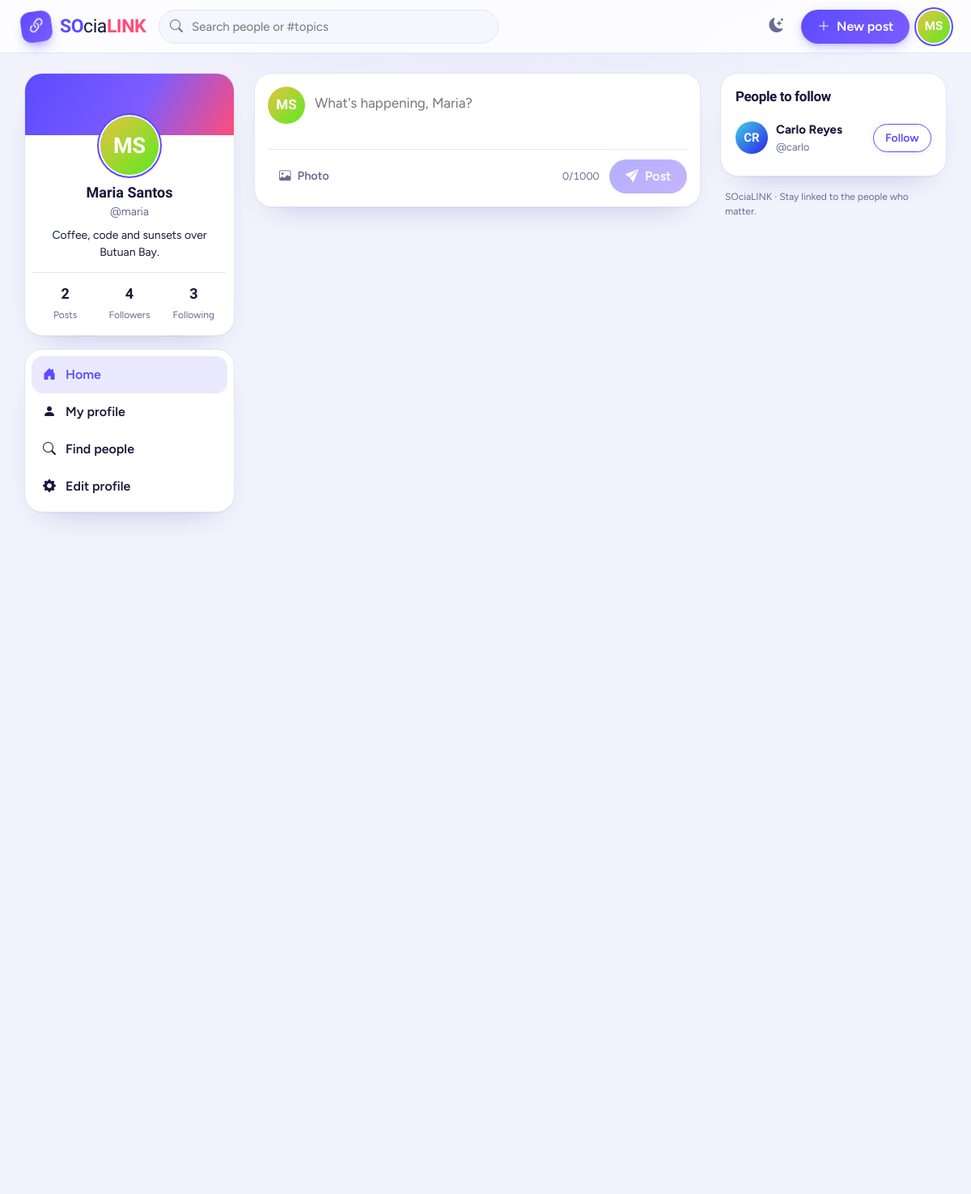
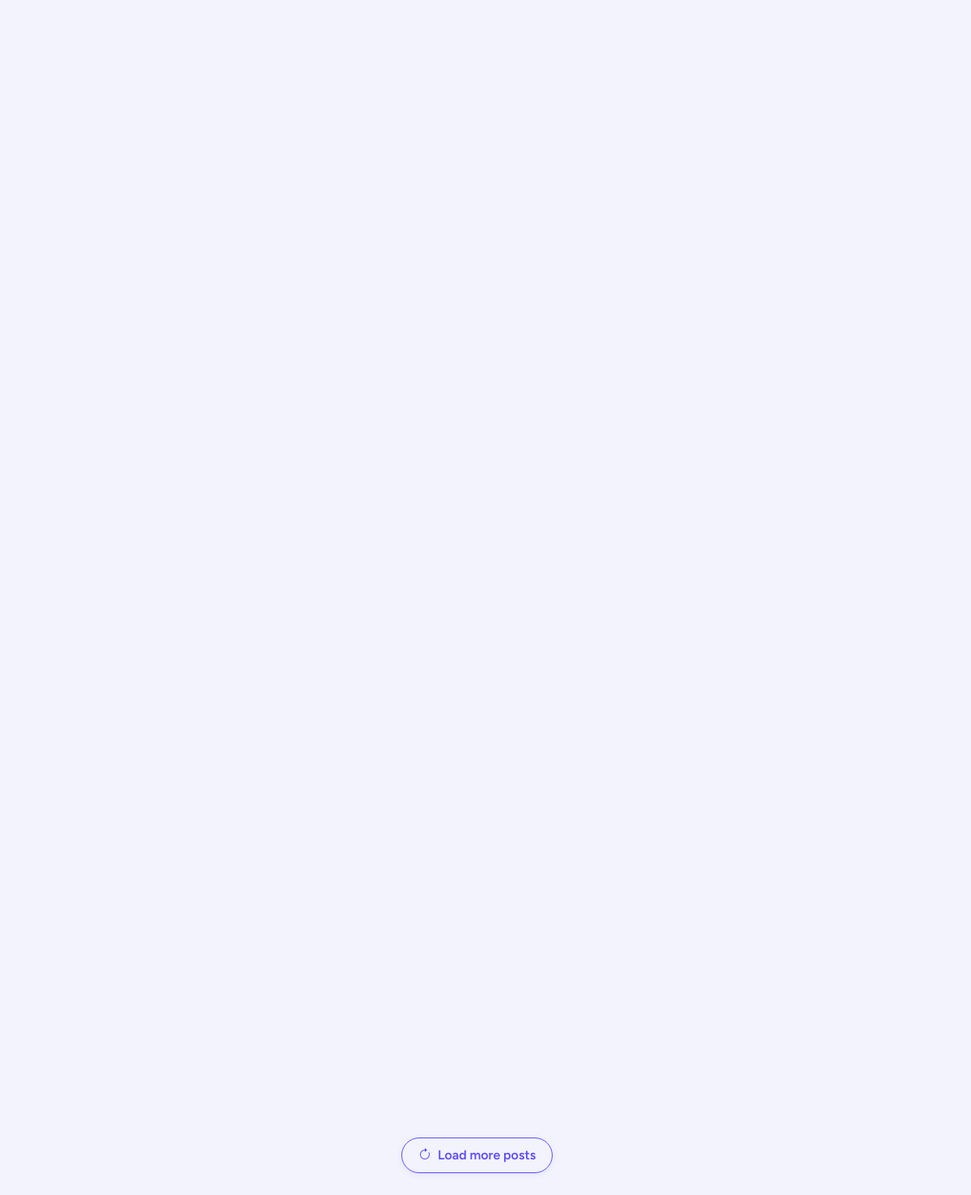
Page /public/index.php?r=feed/index (signed in) on the committed database (2 pictures, top to bottom).
### tables this page shows
CREATE TABLE users (
    id            INT UNSIGNED  NOT NULL AUTO_INCREMENT,
    username      VARCHAR(20)   NOT NULL,
    password      VARCHAR(255)  NOT NULL,               
    full_name     VARCHAR(60)   NOT NULL,
    bio           VARCHAR(200)  NOT NULL DEFAULT '',
    profile_image VARCHAR(255)  NULL DEFAULT NULL,
    cover_image   VARCHAR(255)  NULL DEFAULT NULL,
    created_at    TIMESTAMP     NOT NULL DEFAULT CURRENT_TIMESTAMP,
    PRIMARY KEY (id),
    UNIQUE KEY uq_users_username (username),
    FULLTEXT KEY ft_users_name (full_name, username),
    CONSTRAINT chk_users_username CHECK (CHAR_LENGTH(username) >= 3)
);

### app/core/Controller.php (called while the page is built, shortened)
<?php
abstract class Controller
{
    protected function render(string $view, array $data = [], string $title = ''): void
    {
        $data['pageTitle'] = $title !== '' ? $title . ' · ' . APP_NAME : APP_NAME;
        $data['currentUser'] = $this->currentUser();
        extract($data, EXTR_SKIP);
        require APP_PATH . '/views/layouts/header.php';
        require APP_PATH . '/views/' . $view . '.php';
        require APP_PATH . '/views/layouts/footer.php';
    }
    protected function currentUser(): ?array
    {
        static $user = false;
        if ($user === false) {
            $user = is_logged_in() ? (new UserModel())->findById(auth_id()) : null;
        }
        return $user;
    }
    protected function requireLogin(): void
    {
        if (!$this->currentUser()) {
            if ($this->wantsJson()) {
                $this->json(['ok' => false, 'message' => 'Please log in first.'], 401);
            }
            flash('warning', 'Please log in to continue.');
            redirect(url('auth/login'));
        }
    }
}

### app/controllers/FeedController.php (called while the page is built, shortened)
<?php
class FeedController extends Controller
{
    public function index(): void
    {
        $this->requireLogin();
        $me = $this->currentUser();
        $posts = (new PostModel())->feed((int)$me['id'], POSTS_PER_PAGE + 1, 0);
        $hasMore = count($posts) > POSTS_PER_PAGE;
        $posts = $this->withComments(array_slice($posts, 0, POSTS_PER_PAGE));
        $users = new UserModel();
        $this->render('feed/index', [
            'posts'       => $posts,
            'hasMore'     => $hasMore,
            'suggestions' => $users->suggestions((int)$me['id'], 5),
            'stats'       => $users->stats((int)$me['id']),
        ], 'Home');
    }
}

### public/index.php (called while the page is built, shortened)
<?php
require APP_PATH . '/core/helpers.php';
spl_autoload_register(function (string $class) {
    foreach (['core', 'models', 'controllers'] as $dir) {
        $file = APP_PATH . '/' . $dir . '/' . $class . '.php';
        if (is_file($file)) {
            return;
        }
    }
});
$route = trim((string)($_GET['r'] ?? ''), '/');
[$name, $action, $param] = array_pad(explode('/', $route, 3), 3, null);
$action = $action ?: 'index';
try {
    $controller = new $controllers[$name]();
    $controller->$action($param !== null ? rawurldecode($param) : null);
} catch (PDOException $e) {
    error_log('[SOciaLINK] ' . $e->getMessage());
    http_response_code(500);
    error_page(
        'Database not reachable',
        'SOciaLINK could not talk to MySQL. Start MySQL, import <code>sql/social_app.sql</code> and check <code>config/database.php</code>.',
        true
    );
} catch (RuntimeException $e) {
    http_response_code(404);
    error_page('Page not found', 'The page you are looking for does not exist.', false);
} catch (Throwable $e) {
    error_log('[SOciaLINK] ' . $e->getMessage());
    http_response_code(500);
    error_page('Something went wrong', 'An unexpected error occurred. Please go back and try again.', true);
}

### config/database.php (called while the page is built)
<?php
return [
    'host'    => '127.0.0.1',
    'port'    => 3306,
    'dbname'  => 'socialink',
    'user'    => 'root',
    'pass'    => '',
    'charset' => 'utf8mb4',
];

### app/core/Database.php (called while the page is built, shortened)
<?php
class Database
{
    private static ?PDO $pdo = null;
    public static function connection(): PDO
    {
        if (self::$pdo === null) {
            $c = require ROOT_PATH . '/config/database.php';
            $dsn = "mysql:host={$c['host']};port={$c['port']};dbname={$c['dbname']};charset={$c['charset']}";
            self::$pdo = new PDO($dsn, $c['user'], $c['pass'], [
                PDO::ATTR_ERRMODE            => PDO::ERRMODE_EXCEPTION,
                PDO::ATTR_DEFAULT_FETCH_MODE => PDO::FETCH_ASSOC,
                PDO::ATTR_EMULATE_PREPARES   => false,
                PDO::MYSQL_ATTR_INIT_COMMAND => "SET time_zone = '+08:00'",
            ]);
        }
        return self::$pdo;
    }
    public static function query(string $sql, array $params = []): PDOStatement
    {
        $stmt = self::connection()->prepare($sql);
        $i = 1;
        foreach ($params as $value) {
            if (is_int($value)) {
                $stmt->bindValue($i, $value, PDO::PARAM_INT);
            } elseif ($value === null) {
                $stmt->bindValue($i, null, PDO::PARAM_NULL);
            } else {
                $stmt->bindValue($i, (string)$value, PDO::PARAM_STR);
            }
            $i++;
        }
        $stmt->execute();
        return $stmt;
    }
}

### app/models/UserModel.php (called while the page is built, shortened)
<?php
class UserModel
{
    public function findById(int $id): ?array
    {
        $row = Database::query('SELECT * FROM users WHERE id = ?', [$id])->fetch();
        return $row ?: null;
    }
    public function suggestions(int $viewerId, int $limit = 5): array
    {
        return Database::query(
            'SELECT u.id, u.username, u.full_name, u.profile_image,
                    (SELECT COUNT(*) FROM follows f WHERE f.following_id = u.id) AS followers
             FROM users u
             WHERE u.id <> ?
               AND u.id NOT IN (SELECT following_id FROM follows WHERE follower_id = ?)
             ORDER BY followers DESC, u.id DESC
             LIMIT ?',
            [$viewerId, $viewerId, $limit]
        )->fetchAll();
    }
    public function stats(int $userId): array
    {
        $row = Database::query(
            'SELECT
                (SELECT COUNT(*) FROM posts   WHERE user_id = ?)      AS posts,
                (SELECT COUNT(*) FROM follows WHERE following_id = ?) AS followers,
                (SELECT COUNT(*) FROM follows WHERE follower_id = ?)  AS following',
            [$userId, $userId, $userId]
        )->fetch();
        return array_map('intval', $row);
    }
}

### app/models/PostModel.php (called while the page is built, shortened)
<?php
class PostModel
{
    public function feed(int $viewerId, int $limit, int $offset): array
    {
        return Database::query(
            self::SELECT . ' ORDER BY p.created_at DESC, p.id DESC LIMIT ? OFFSET ?',
            [$viewerId, $limit, $offset]
        )->fetchAll();
    }
}

### app/core/helpers.php (shortened to what this page needs)
<?php
function e($value): string
{
    return htmlspecialchars((string)$value, ENT_QUOTES | ENT_SUBSTITUTE, 'UTF-8');
}
function url(string $route = '', array $params = []): string
{
    $q = $route !== '' ? ['r' => $route] + $params : $params;
    return BASE_URL . '/index.php' . ($q ? '?' . http_build_query($q) : '');
}
function auth_id(): ?int
{
    return isset($_SESSION['user_id']) ? (int)$_SESSION['user_id'] : null;
}
function is_logged_in(): bool
{
    return auth_id() !== null;
}
function avatar_html(?string $image, string $name, int $seed, int $size = 44, string $extra = ''): string
{
    $style = 'width:' . $size . 'px;height:' . $size . 'px;';
    $parts = preg_split('/\s+/', trim($name));
    $initials = '';
    foreach (array_slice($parts, 0, 2) as $p) {
        $initials .= mb_strtoupper(mb_substr($p, 0, 1));
    }
    $h1 = ($seed * 47) % 360;
    $h2 = ($h1 + 55) % 360;
    $style .= 'font-size:' . round($size * 0.38) . 'px;background:linear-gradient(135deg,hsl(' . $h1 . ',78%,58%),hsl(' . $h2 . ',82%,52%));';
    return '<span class="avatar avatar-initials ' . e($extra) . '" style="' . $style . '" aria-label="' . e($name) . '">' . e($initials !== '' ? $initials : '?') . '</span>';
}

### app/views/feed/index.php (shortened to what this page needs)
<div class="shell">
    <aside class="side-left">
        <div class="side-sticky">
            <div class="mini-profile">
                <div class="mini-cover" style="<?= $currentUser['cover_image'] ? 'background-image:url(' . e(upload_url($currentUser['cover_image'], 'covers')) . ')' : '' ?>"></div>
                <a class="mini-avatar" href="<?= e(url('profile/show/' . rawurlencode($currentUser['username']))) ?>"><?= avatar_html($currentUser['profile_image'], $currentUser['full_name'], (int)$currentUser['id'], 72, 'ring') ?></a>
                <div class="mini-body">
                    <strong><?= e($currentUser['full_name']) ?></strong>
                    <span>@<?= e($currentUser['username']) ?></span>
                    <?php if (trim($currentUser['bio'] ?? '') !== ''): ?><p><?= e($currentUser['bio']) ?></p><?php endif; ?>
                </div>
                <div class="mini-stats">
                    <div><b><?= (int)$stats['posts'] ?></b><span>Posts</span></div>
                    <div><b><?= (int)$stats['followers'] ?></b><span>Followers</span></div>
                    <div><b><?= (int)$stats['following'] ?></b><span>Following</span></div>
                </div>
            </div>
            <nav class="side-nav" aria-label="Shortcuts">
                <a class="active" href="<?= e(url('feed/index')) ?>"><i class="bi bi-house-door-fill"></i> Home</a>
                <a href="<?= e(url('profile/show/' . rawurlencode($currentUser['username']))) ?>"><i class="bi bi-person-fill"></i> My profile</a>
                <a href="<?= e(url('search/index')) ?>"><i class="bi bi-search"></i> Find people</a>
                <a href="<?= e(url('profile/edit')) ?>"><i class="bi bi-gear-fill"></i> Edit profile</a>
            </nav>
        </div>
    </aside>
    <section class="feed" aria-label="Newsfeed">
        <?php include APP_PATH . '/views/partials/composer.php'; ?>
            <?php include APP_PATH . '/views/partials/suggestions.php'; ?>
        <div id="feedList" data-next-page="2">
        </div>
        <?php if ($hasMore): ?>
            <div class="load-more-wrap"><button type="button" class="btn btn-outline-signal" id="loadMore"><i class="bi bi-arrow-clockwise"></i> Load more posts</button></div>
        <?php endif; ?>
    </section>
    <aside class="side-right d-none d-xl-block">
        <div class="side-sticky">
            <div class="card-surface">
                <h2 class="side-title">People to follow</h2>
                <?php include APP_PATH . '/views/partials/suggestions.php'; ?>
            </div>
            <p class="side-foot"><?= APP_NAME ?> &middot; <?= e(APP_TAGLINE) ?></p>
        </div>
    </aside>
</div>

### app/views/partials/composer.php (shortened to what this page needs)
<form class="composer" id="composer" method="post" action="<?= e(url('post/store')) ?>" enctype="multipart/form-data" data-composer>
    <div class="composer-row">
        <?= avatar_html($currentUser['profile_image'], $currentUser['full_name'], (int)$currentUser['id'], 46) ?>
        <textarea name="content" rows="2" maxlength="1000" placeholder="What's happening, <?= e(explode(' ', $currentUser['full_name'])[0]) ?>?" aria-label="Write a post" data-autogrow data-counter="#composerCount"></textarea>
    </div>
    <div class="composer-foot">
        <label class="act-btn file-btn" title="Add a photo">
            <i class="bi bi-image"></i> <span>Photo</span>
        </label>
        <span class="char-count" id="composerCount">0/1000</span>
        <button type="submit" class="btn btn-signal" data-composer-submit disabled><i class="bi bi-send-fill"></i> Post</button>
    </div>
</form>

### app/views/partials/suggestions.php (shortened to what this page needs)
<?php if ($suggestions): ?>
<?php foreach ($suggestions as $s): ?>
<div class="person-row">
    <a href="<?= e(url('profile/show/' . rawurlencode($s['username']))) ?>" class="person-link">
        <?= avatar_html($s['profile_image'], $s['full_name'], (int)$s['id'], 40) ?>
        <span class="person-text"><strong><?= e($s['full_name']) ?></strong><small>@<?= e($s['username']) ?></small></span>
    </a>
    <button type="button" class="btn btn-outline-signal btn-sm" data-follow="<?= (int)$s['id'] ?>" data-follow-label="compact">Follow</button>
</div>
<?php endforeach; ?>
<?php else: ?>
<p class="text-muted small mb-0">You are following everyone here. Nice.</p>
<?php endif; ?>

### public/assets/css/motion.css (style rules this page uses)
.btn { position: relative; isolation: isolate; user-select: none; -webkit-tap-highlight-color: transparent; transform: translate(var(--mx, 0), var(--my, 0)); transition: transform .18s cubic-bezier(.34, 1.56, .64, 1), box-shadow .22s cubic-bezier(.2, .8, .2, 1), background .2s ease, border-color .2s ease, color .18s ease; will-change: transform, box-shadow; }
.btn-signal { background: linear-gradient(135deg, var(--signal) 0%, var(--signal-2) 100%); color: #ffffff !important; border: 0; box-shadow: 0 4px 14px -2px rgba(91, 75, 255, 0.42), 0 2px 5px -1px rgba(0, 0, 0, 0.08); }
.btn-signal::after, .btn-animated::after { content: ''; position: absolute; top: -60%; left: -70%; width: 45%; height: 220%; background: linear-gradient( 90deg, transparent 0%, rgba(255, 255, 255, 0.28) 50%, transparent 100% ); transform: rotate(25deg); pointer-events: none; transition: none; z-index: 1; }
.btn-signal::before, .btn-outline-signal::before { content: ''; position: absolute; inset: 0; border-radius: inherit; background: radial-gradient(circle 50px at var(--gx, 50%) var(--gy, 50%), rgba(255, 255, 255, 0.26) 0%, transparent 100%); opacity: 0; transition: opacity .25s ease; pointer-events: none; z-index: 1; }
.btn-outline-signal { position: relative; background: transparent; border: 1.5px solid var(--signal); color: var(--signal); box-shadow: 0 2px 8px -2px rgba(91, 75, 255, 0.15); }
.btn i { display: inline-block; transition: transform .22s cubic-bezier(.34, 1.56, .64, 1); }
.act-btn { position: relative; transition: transform .18s cubic-bezier(.34, 1.56, .64, 1), background .2s ease, color .18s ease; }
.post-card, .mini-profile, .suggest-strip, .card-surface, .composer { transition: transform .25s cubic-bezier(.2, .8, .2, 1), box-shadow .25s cubic-bezier(.2, .8, .2, 1), border-color .22s ease; }

### public/assets/css/responsive.css (style rules this page uses)
html { -webkit-text-size-adjust: 100%; text-size-adjust: 100%; overflow-x: clip; }
body { overflow-x: clip; max-width: 100vw; touch-action: manipulation; }
p, span, h1, h2, h3, h4, h5, h6, a, li, time { overflow-wrap: anywhere; word-break: break-word; }
.shell { width: 100%; padding-left: clamp(10px, 3vw, 20px); padding-right: clamp(10px, 3vw, 20px); }
@media (min-width: 1200px) { .shell { grid-template-columns: 260px minmax(0, 620px) 280px; gap: 24px; padding-top: 24px; padding-bottom: 50px !important; } }

### rows in the picture
users: full_name "Maria Santos", username "maria", bio "Coffee, code and sunsets over Butuan Bay.", content "What's happening, Maria?"
users: initials "CR", full_name "Carlo Reyes", username "carlo"

### other values in the picture
$initials !== '' ? $initials : '?' "MS MS MS"
$stats['posts'] "2"
$stats['followers'] "4"
$stats['following'] "3"
APP_NAME "SOciaLINK"
APP_TAGLINE "Stay linked to the people who matter."
